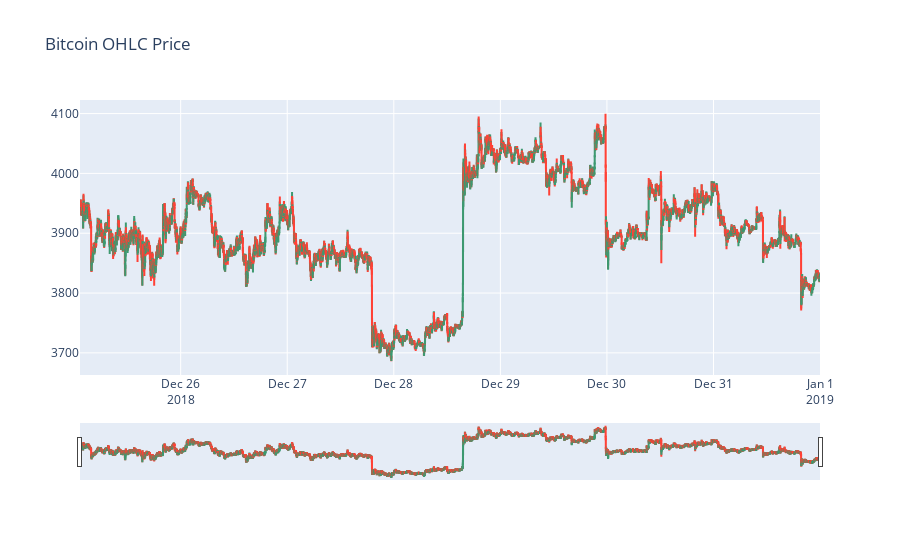

Write notebook code for a chart like this one.
### Code cell
candlestickFigure = go.Figure()
SRSIFig = go.Figure()
candlestickFigure.add_trace(go.Candlestick(x=train_test_data['time'].tail(10000),
                open=train_test_data['open'].tail(10000),
                high=train_test_data['high'].tail(10000),
                low=train_test_data['low'].tail(10000),
                close=train_test_data['close'].tail(10000)))
candlestickFigure.update_layout(title='Bitcoin OHLC Price', xaxis_rangeslider_visible=True,  yaxis_fixedrange= False)
candlestickFigure.show()

### Figure 1 — Plotly figure (JSON) as saved in the notebook; plotly's stock layout.template omitted (floating-point values rounded to 4 significant figures; data arrays with more than 128 entries replaced by an {"elided": "..."} marker saying what was removed)
{"data": [{"close": {"elided": "10000 float values"}, "high": {"elided": "10000 float values"}, "low": {"elided": "10000 float values"}, "open": {"elided": "10000 float values"}, "type": "candlestick", "x": {"elided": "10000 str values"}}], "layout": {"title": {"text": "Bitcoin OHLC Price"}, "xaxis": {"rangeslider": {"visible": true}}, "yaxis": {"fixedrange": false}}}
